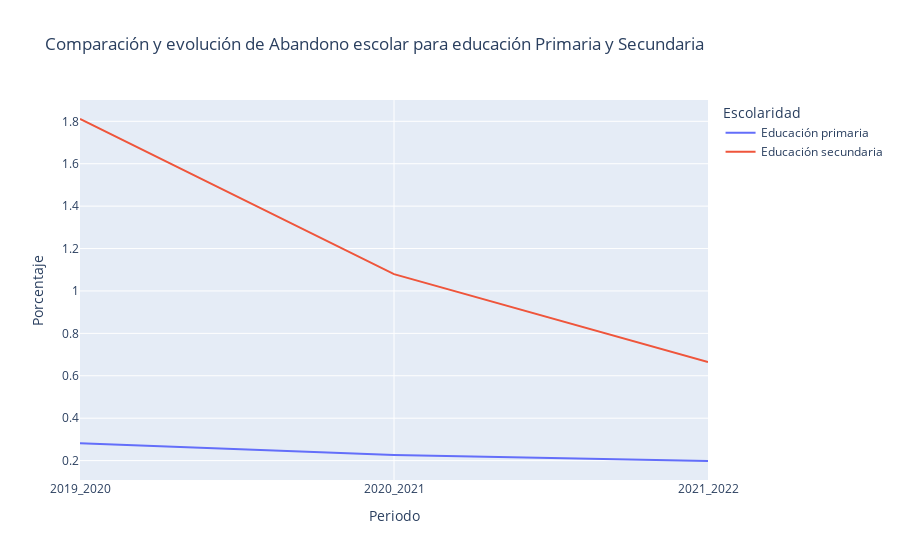

Write notebook code for a chart like this one.
### Markdown cell above
##### Comparativa de Abandono escolar

### Code cell
plotter_primaria_secundaria('Abandono escolar', data_escolar_subset)

### Figure 1 — Plotly figure (JSON) as saved in the notebook; plotly's stock layout.template omitted (floating-point values rounded to 4 significant figures)
{"data": [{"hovertemplate": "Escolaridad=Educación primaria<br>Periodo=%{x}<br>Porcentaje=%{y}<extra></extra>", "legendgroup": "Educación primaria", "line": {"color": "#636efa", "dash": "solid"}, "marker": {"symbol": "circle"}, "mode": "lines", "name": "Educación primaria", "orientation": "v", "showlegend": true, "type": "scatter", "x": ["2019_2020", "2020_2021", "2021_2022"], "xaxis": "x", "y": [0.2819, 0.2267, 0.1981], "yaxis": "y"}, {"hovertemplate": "Escolaridad=Educación secundaria<br>Periodo=%{x}<br>Porcentaje=%{y}<extra></extra>", "legendgroup": "Educación secundaria", "line": {"color": "#EF553B", "dash": "solid"}, "marker": {"symbol": "circle"}, "mode": "lines", "name": "Educación secundaria", "orientation": "v", "showlegend": true, "type": "scatter", "x": ["2019_2020", "2020_2021", "2021_2022"], "xaxis": "x", "y": [1.811, 1.08, 0.6649], "yaxis": "y"}], "layout": {"legend": {"title": {"text": "Escolaridad"}, "tracegroupgap": 0}, "title": {"text": "Comparación y evolución de Abandono escolar para educación Primaria y Secundaria"}, "xaxis": {"anchor": "y", "domain": [0, 1], "title": {"text": "Periodo"}}, "yaxis": {"anchor": "x", "domain": [0, 1], "title": {"text": "Porcentaje"}}}}
